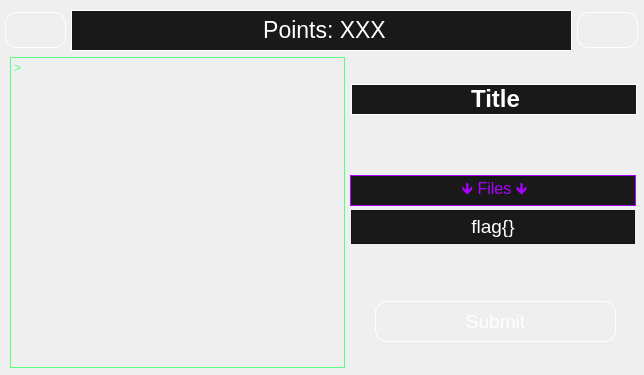
<?xml version="1.0" encoding="UTF-8"?>
<ui version="4.0">
 <class>Main_Player_Menu</class>
 <widget class="QWidget" name="Main_Player_Menu">
  <property name="geometry">
   <rect>
    <x>0</x>
    <y>0</y>
    <width>644</width>
    <height>375</height>
   </rect>
  </property>
  <property name="minimumSize">
   <size>
    <width>644</width>
    <height>375</height>
   </size>
  </property>
  <property name="maximumSize">
   <size>
    <width>644</width>
    <height>375</height>
   </size>
  </property>
  <property name="windowTitle">
   <string>SPCTF</string>
  </property>
  <property name="styleSheet">
   <string notr="true">background-image: url(:/SPCTF Logo/SourceWaterfall2.jpg);</string>
  </property>
  <widget class="QLabel" name="label">
   <property name="geometry">
    <rect>
     <x>71</x>
     <y>10</y>
     <width>501</width>
     <height>41</height>
    </rect>
   </property>
   <property name="font">
    <font>
     <pointsize>17</pointsize>
    </font>
   </property>
   <property name="styleSheet">
    <string notr="true">background-color: rgb(25, 25, 25);
color: rgb(255, 255, 255);
background-image: url(:/SPCTF Logo/color.png);</string>
   </property>
   <property name="frameShape">
    <enum>QFrame::Panel</enum>
   </property>
   <property name="text">
    <string>&lt;html&gt;&lt;head/&gt;&lt;body&gt;&lt;p align=&quot;center&quot;&gt;Points: XXX&lt;/p&gt;&lt;/body&gt;&lt;/html&gt;</string>
   </property>
  </widget>
  <widget class="QPushButton" name="BackButton">
   <property name="geometry">
    <rect>
     <x>5</x>
     <y>12</y>
     <width>61</width>
     <height>36</height>
    </rect>
   </property>
   <property name="font">
    <font>
     <pointsize>25</pointsize>
    </font>
   </property>
   <property name="styleSheet">
    <string notr="true">background-image: url(:/SPCTF Logo/color.png);
image: url(:/SPCTF Logo/LeftArrow.png);
border-style: outset;
border-width: 1px;
border-radius: 11px;
border-color: white;
padding: 3px;
color: rgb(255, 255, 255);</string>
   </property>
   <property name="text">
    <string/>
   </property>
  </widget>
  <widget class="QPushButton" name="ForwardButton">
   <property name="geometry">
    <rect>
     <x>577</x>
     <y>12</y>
     <width>61</width>
     <height>36</height>
    </rect>
   </property>
   <property name="font">
    <font>
     <pointsize>25</pointsize>
    </font>
   </property>
   <property name="styleSheet">
    <string notr="true">background-image: url(:/SPCTF Logo/color.png);
image: url(:/SPCTF Logo/RightArrow.png);
border-style: outset;
border-width: 1px;
border-radius: 11px;
border-color: white;
padding: 3px;
color: rgb(255, 255, 255);</string>
   </property>
   <property name="text">
    <string/>
   </property>
  </widget>
  <widget class="QLabel" name="label_2">
   <property name="geometry">
    <rect>
     <x>10</x>
     <y>57</y>
     <width>335</width>
     <height>311</height>
    </rect>
   </property>
   <property name="styleSheet">
    <string notr="true">color: rgb(85, 255, 127);
background-image: url(:/SPCTF Logo/color.png);</string>
   </property>
   <property name="frameShape">
    <enum>QFrame::Panel</enum>
   </property>
   <property name="text">
    <string>&gt; </string>
   </property>
   <property name="alignment">
    <set>Qt::AlignLeading|Qt::AlignLeft|Qt::AlignTop</set>
   </property>
  </widget>
  <widget class="QLabel" name="Label">
   <property name="geometry">
    <rect>
     <x>351</x>
     <y>84</y>
     <width>286</width>
     <height>31</height>
    </rect>
   </property>
   <property name="styleSheet">
    <string notr="true">background-color: rgb(25, 25, 25);
color: rgb(255, 255, 255);
background-image: url(:/SPCTF/RAW IMG/color.png);</string>
   </property>
   <property name="frameShape">
    <enum>QFrame::Panel</enum>
   </property>
   <property name="text">
    <string>&lt;html&gt;&lt;head/&gt;&lt;body&gt;&lt;p align=&quot;center&quot;&gt;&lt;span style=&quot; font-size:18pt; font-weight:600;&quot;&gt;Title&lt;/span&gt;&lt;/p&gt;&lt;/body&gt;&lt;/html&gt;</string>
   </property>
   <property name="textFormat">
    <enum>Qt::RichText</enum>
   </property>
  </widget>
  <widget class="QLabel" name="Download">
   <property name="geometry">
    <rect>
     <x>350</x>
     <y>175</y>
     <width>286</width>
     <height>31</height>
    </rect>
   </property>
   <property name="styleSheet">
    <string notr="true">background-color: rgb(25, 25, 25);
color: rgb(170, 0, 255);
background-image: url(:/SPCTF/RAW IMG/color.png);</string>
   </property>
   <property name="frameShape">
    <enum>QFrame::Panel</enum>
   </property>
   <property name="text">
    <string>&lt;html&gt;&lt;head/&gt;&lt;body&gt;&lt;p align=&quot;center&quot;&gt;&lt;span style=&quot; font-size:12pt;&quot;&gt;🡻 Files 🡻&lt;/span&gt;&lt;/p&gt;&lt;/body&gt;&lt;/html&gt;</string>
   </property>
   <property name="textFormat">
    <enum>Qt::RichText</enum>
   </property>
  </widget>
  <widget class="QPushButton" name="Submit">
   <property name="geometry">
    <rect>
     <x>375</x>
     <y>301</y>
     <width>241</width>
     <height>41</height>
    </rect>
   </property>
   <property name="font">
    <font>
     <pointsize>14</pointsize>
    </font>
   </property>
   <property name="autoFillBackground">
    <bool>false</bool>
   </property>
   <property name="styleSheet">
    <string notr="true">background-image: url(:/SPCTF Logo/RAW IMG/color.png);
border-style: outset;
border-width: 1px;
border-radius: 11px;
border-color: white;
padding: 3px;
color: rgb(255, 255, 255);</string>
   </property>
   <property name="text">
    <string>Submit</string>
   </property>
  </widget>
  <widget class="QTextEdit" name="Flag_Input">
   <property name="geometry">
    <rect>
     <x>351</x>
     <y>210</y>
     <width>284</width>
     <height>34</height>
    </rect>
   </property>
   <property name="font">
    <font>
     <pointsize>14</pointsize>
    </font>
   </property>
   <property name="styleSheet">
    <string notr="true">background-color: rgb(25, 25, 25);
color: rgb(255, 255, 255);
background-image: url(:/SPCTF/RAW IMG/color.png);</string>
   </property>
   <property name="html">
    <string>&lt;!DOCTYPE HTML PUBLIC &quot;-//W3C//DTD HTML 4.0//EN&quot; &quot;http://www.w3.org/TR/REC-html40/strict.dtd&quot;&gt;
&lt;html&gt;&lt;head&gt;&lt;meta name=&quot;qrichtext&quot; content=&quot;1&quot; /&gt;&lt;style type=&quot;text/css&quot;&gt;
p, li { white-space: pre-wrap; }
&lt;/style&gt;&lt;/head&gt;&lt;body style=&quot; font-family:'MS Shell Dlg 2'; font-size:14pt; font-weight:400; font-style:normal;&quot;&gt;
&lt;p align=&quot;center&quot; style=&quot; margin-top:0px; margin-bottom:0px; margin-left:0px; margin-right:0px; -qt-block-indent:0; text-indent:0px;&quot;&gt;flag{}&lt;/p&gt;&lt;/body&gt;&lt;/html&gt;</string>
   </property>
  </widget>
 </widget>
 <resources>
  <include location="../../Start_Menu/Res.qrc"/>
 </resources>
 <connections/>
</ui>
